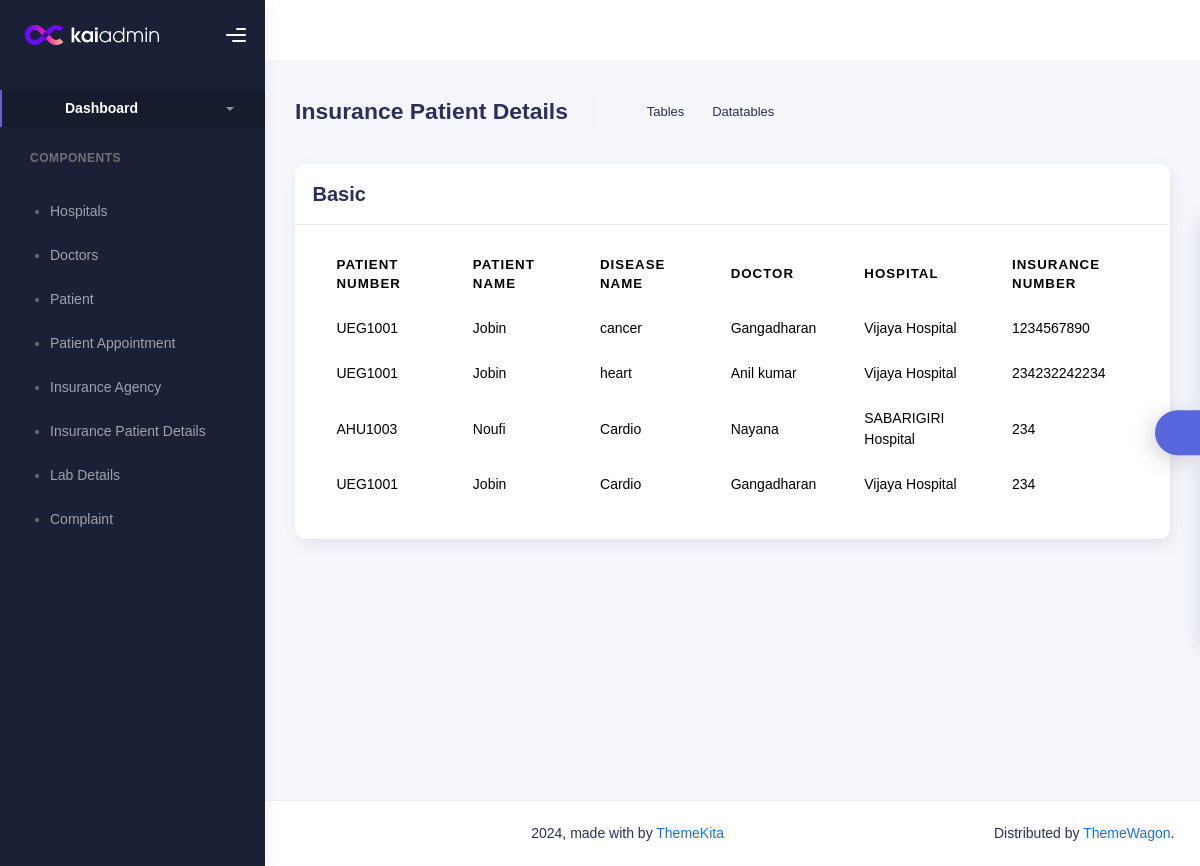
Screenshot of /ins_pat_show_admin (signed in) with the database file from the repository.
### hosp_app/models.py (models this page shows, shortened)
class Ins_pat(models.Model):
    pat_id=models.ForeignKey(Patient,on_delete=models.CASCADE)
    hosp_id=models.ForeignKey(Hosp,on_delete=models.CASCADE)
    disease_name =models.CharField(max_length=100)
    doc_name=models.CharField(max_length=100)
    ins_num =models.CharField(max_length=100)
    details =models.CharField(max_length=100)
    curr_date=models.DateTimeField(auto_now_add=True)
    status = models.IntegerField(default=0)
    sa = models.IntegerField(default=0)
    file = models.FileField(upload_to="hospital_notes/", blank=True, null=True)
    amt=models.CharField(max_length=100)
    ins_amt_status=models.IntegerField(default=0)

class Patient(models.Model):
    name = models.CharField(max_length=100)
    address = models.CharField(max_length=100)
    gender = models.CharField(max_length=100)
    age = models.CharField(max_length=100)
    contact = models.CharField(max_length=100)
    loginid = models.ForeignKey(Login, on_delete=models.CASCADE)
    pr_number = models.CharField(max_length=15, unique=True, blank=True, null=True)

class Hosp(models.Model):
    name=models.CharField(max_length=100)
    address=models.CharField(max_length=100)
    dist=models.CharField(max_length=100)
    city=models.CharField(max_length=100)
    contact=models.CharField(max_length=100)
    loginid=models.ForeignKey('Login',on_delete=models.CASCADE)

### hosp_app/views.py (the view)
# urls.py: path("ins_pat_show_admin", views.ins_pat_show_admin, name="ins_pat_show_admin"),
def ins_pat_show_admin(request):
    if 'user_id' in request.session:
        ins_show=Ins_pat.objects.all()
        return render(request,'ins_pat_show_admin.html',{'ins_show':ins_show})
    else:
        return redirect('login')

### hosp_app/templates/ins_pat_show_admin.html (shortened to what this page needs)
{% load static %}
<!DOCTYPE html>
<html lang="en">
  <head>
    <link rel="stylesheet" href="{% static 'kaiadmin-lite-1.2.0/assets/css/bootstrap.min.css' %}" />
    <link rel="stylesheet" href="{% static 'kaiadmin-lite-1.2.0/assets/css/plugins.min.css' %}" />
    <link rel="stylesheet" href="{% static 'kaiadmin-lite-1.2.0/assets/css/kaiadmin.min.css' %}" />
    <link rel="stylesheet" href="{% static 'kaiadmin-lite-1.2.0/assets/css/demo.css' %}" />
  </head>
  <body>
    <div class="wrapper">
      <div class="sidebar" data-background-color="dark">
        <div class="sidebar-logo">
          <div class="logo-header" data-background-color="dark">
            <a href="../index.html" class="logo">
              <img
                src="{% static 'kaiadmin-lite-1.2.0/assets/img/kaiadmin/logo_light.svg' %}"
                alt="navbar brand"
                class="navbar-brand"
                height="20"
              />
            </a>
            <div class="nav-toggle">
              <button class="btn btn-toggle toggle-sidebar">
                <i class="gg-menu-right"></i>
              </button>
            </div>
          </div>
        </div>
        <div class="sidebar-wrapper scrollbar scrollbar-inner">
          <div class="sidebar-content">
            <ul class="nav nav-secondary">
              <ul class="nav nav-secondary">
              <li class="nav-item active">
                <a
                  data-bs-toggle="collapse"
                  href="#dashboard"
                  class="collapsed"
                  aria-expanded="false"
                >
                  <p>Dashboard</p>
                  <span class="caret"></span>
                </a>
              </li>
              <li class="nav-section">
                <h4 class="text-section">Components</h4>
              </li>
              <li class="nav-item">
                <ul class="nav nav-collapse">
                    <li>
                      <a href="hosp_reg_show">
                        <span class="sub-item">Hospitals</span>
                      </a>
                    </li>
                    <li>
                      <a href="doc_reg_show">
                        <span class="sub-item">Doctors</span>
                      </a>
                    </li>
                    <li>
                      <a href="pat_reg_show">
                        <span class="sub-item">Patient</span>
                      </a>
                    </li>
                    <li>
                      <a href="pat_appoint_show_admin">
                        <span class="sub-item">Patient Appointment</span>
                      </a>
                    </li>
                    <li>
                      <a href="ins_show_admin">
                        <span class="sub-item">Insurance Agency</span>
                      </a>
                    </li>
                    <li>
                      <a href="ins_pat_show_admin">
                        <span class="sub-item">Insurance Patient Details</span>
                      </a>
                    </li>
                    <li>
                      <a href="labs_show_admin">
                        <span class="sub-item">Lab Details</span>
                      </a>
                    </li>
                    <li>
                      <a href="admin_complaint_list">
                        <span class="sub-item">Complaint</span>
                      </a>
                    </li>
                  </ul>
              </li>
            </ul>
          </div>
        </div>
      </div>
      <div class="main-panel">
        <div class="main-header">
        </div>
        <div class="container">
          <div class="page-inner">
            <div class="page-header">
              <h3 class="fw-bold mb-3">Insurance Patient Details</h3>
              <ul class="breadcrumbs mb-3">
                <li class="nav-item">
                  <a href="#">Tables</a>
                </li>
                <li class="nav-item">
                  <a href="#">Datatables</a>
                </li>
              </ul>
            </div>
            <div class="row">
              <div class="col-md-12">
                <div class="card">
                  <div class="card-header">
                    <h4 class="card-title">Basic</h4>
                  </div>
                  <div class="card-body">
                    <div class="table-responsive">
                      <table
                        id="basic-datatables"
                        class="display table table-striped table-hover"
                      >
                        <thead>
                          <tr>
                            <th>Patient Number</th>
                            <th>Patient Name</th>
                            <th>Disease Name</th>
                            <th>Doctor</th>
                            <th>Hospital</th>
                            <th>Insurance Number</th>
                          </tr>
                        </thead>
                        <tfoot>
                            {% for i in ins_show %}
                          <tr>
                            <td>{{i.pat_id.pr_number}}</td>
                            <td>{{i.pat_id.name}}</td>
                            <td>{{i.disease_name}}</td>
                            <td>{{i.doc_name}}</td>
                            <td>{{i.hosp_id.name}}</td>
                            <td>{{i.ins_num }}</td>
                          </tr>
                          {% endfor %}
                        </tfoot>
                      </table>
                    </div>
                  </div>
                </div>
              </div>
              </div>
              </div>
            </div>
          </div>
        </div>
        <footer class="footer">
          <div class="container-fluid d-flex justify-content-between">
            <nav class="pull-left">
              <ul class="nav">
                <li class="nav-item">
                  <a class="nav-link" href="http://www.themekita.com">
                  </a>
                </li>
                <li class="nav-item">
                  <a class="nav-link" href="#"> Help </a>
                </li>
                <li class="nav-item">
                  <a class="nav-link" href="#"> Licenses </a>
                </li>
              </ul>
            </nav>
            <div class="copyright">
              2024, made with  by
              <a href="http://www.themekita.com">ThemeKita</a>
            </div>
            <div>
              Distributed by
              <a target="_blank" href="https://themewagon.com/">ThemeWagon</a>.
            </div>
          </div>
        </footer>
      <div class="custom-template">
        <div class="custom-toggle">
        </div>
      </div>
  </body>
</html>

### hosp_app/static/kaiadmin-lite-1.2.0/assets/css/demo.css (style rules this page uses)
.custom-template { position: fixed; top: 50%; transform: translateY(-50%); right: -325px; width: 325px; height: max-content; display: block; z-index: 1; background: #ffffff; transition: all .3s; z-index: 1003; box-shadow: -1px 1px 20px rgba(69, 65, 78, 0.15); border-top-left-radius: 5px; border-bottom-left-radius: 5px; transition: all .5s; }
.custom-template .custom-toggle { position: absolute; width: 45px; height: 45px; background: #5867dd; top: 50%; left: -45px; transform: translateY(-50%); display: flex; align-items: center; justify-content: center; text-align: center; border-top-left-radius: 30px; border-bottom-left-radius: 30px; cursor: pointer; color: #ffffff; box-shadow: -5px 5px 20px rgba(69, 65, 78, 0.21); }

### rows the page displays
Ins_pat: pat_id.pr_number "UEG1001", pat_id.name "Jobin", disease_name "cancer", doc_name "Gangadharan", hosp_id.name "Vijaya Hospital", ins_num "1234567890"
Ins_pat: pat_id.pr_number "UEG1001", pat_id.name "Jobin", disease_name "heart", doc_name "Anil kumar", hosp_id.name "Vijaya Hospital", ins_num "234232242234"
Ins_pat: pat_id.pr_number "AHU1003", pat_id.name "Noufi", disease_name "Cardio", doc_name "Nayana", hosp_id.name "SABARIGIRI Hospital", ins_num "234"
Ins_pat: pat_id.pr_number "UEG1001", pat_id.name "Jobin", disease_name "Cardio", doc_name "Gangadharan", hosp_id.name "Vijaya Hospital", ins_num "234"
